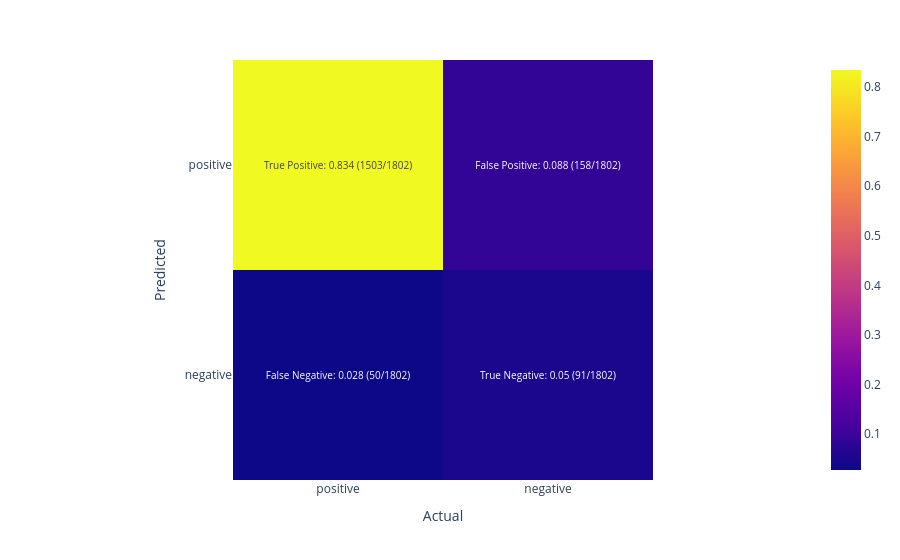

Notebook code cell kept with this figure:
### Code cell
show_heatmap(df)

### Figure 1 — Plotly figure (JSON) as saved in the notebook; plotly's stock layout.template omitted (floating-point values rounded to 4 significant figures)
{"data": [{"coloraxis": "coloraxis", "hovertemplate": "Actual: %{x}<br>Predicted: %{y}<br>color: %{z}<extra></extra>", "name": "0", "text": [["True Positive: 0.834 (1503/1802)", "False Positive: 0.088 (158/1802)"], ["False Negative: 0.028 (50/1802)", "True Negative: 0.05 (91/1802)"]], "texttemplate": "%{text}", "type": "heatmap", "x": ["positive", "negative"], "xaxis": "x", "y": ["positive", "negative"], "yaxis": "y", "z": [[0.834, 0.088], [0.028, 0.05]]}], "layout": {"coloraxis": {"colorscale": [[0, "#0d0887"], [0.1111, "#46039f"], [0.2222, "#7201a8"], [0.3333, "#9c179e"], [0.4444, "#bd3786"], [0.5556, "#d8576b"], [0.6667, "#ed7953"], [0.7778, "#fb9f3a"], [0.8889, "#fdca26"], [1, "#f0f921"]]}, "margin": {"t": 60}, "xaxis": {"anchor": "y", "constrain": "domain", "domain": [0, 1], "scaleanchor": "y", "title": {"text": "Actual"}}, "yaxis": {"anchor": "x", "autorange": "reversed", "constrain": "domain", "domain": [0, 1], "title": {"text": "Predicted"}}}}
